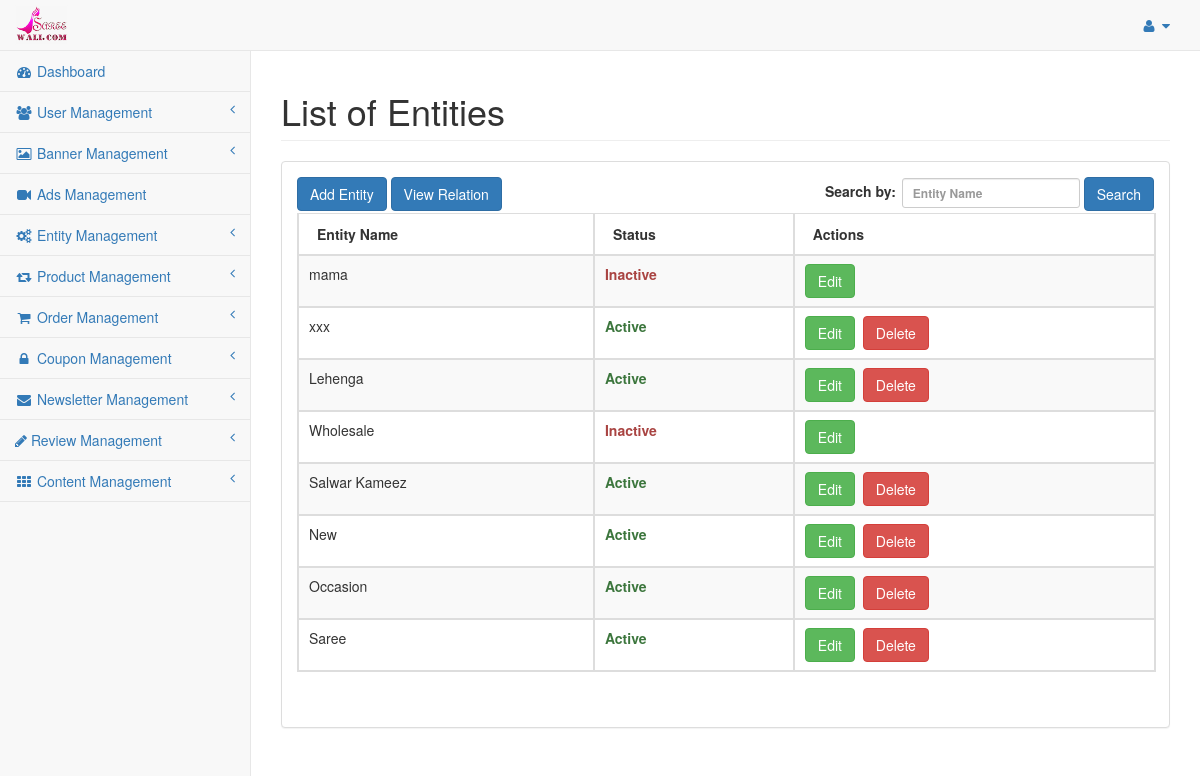
/index.php/admin/entity/entity_list, run on an earlier commit of the app's database.
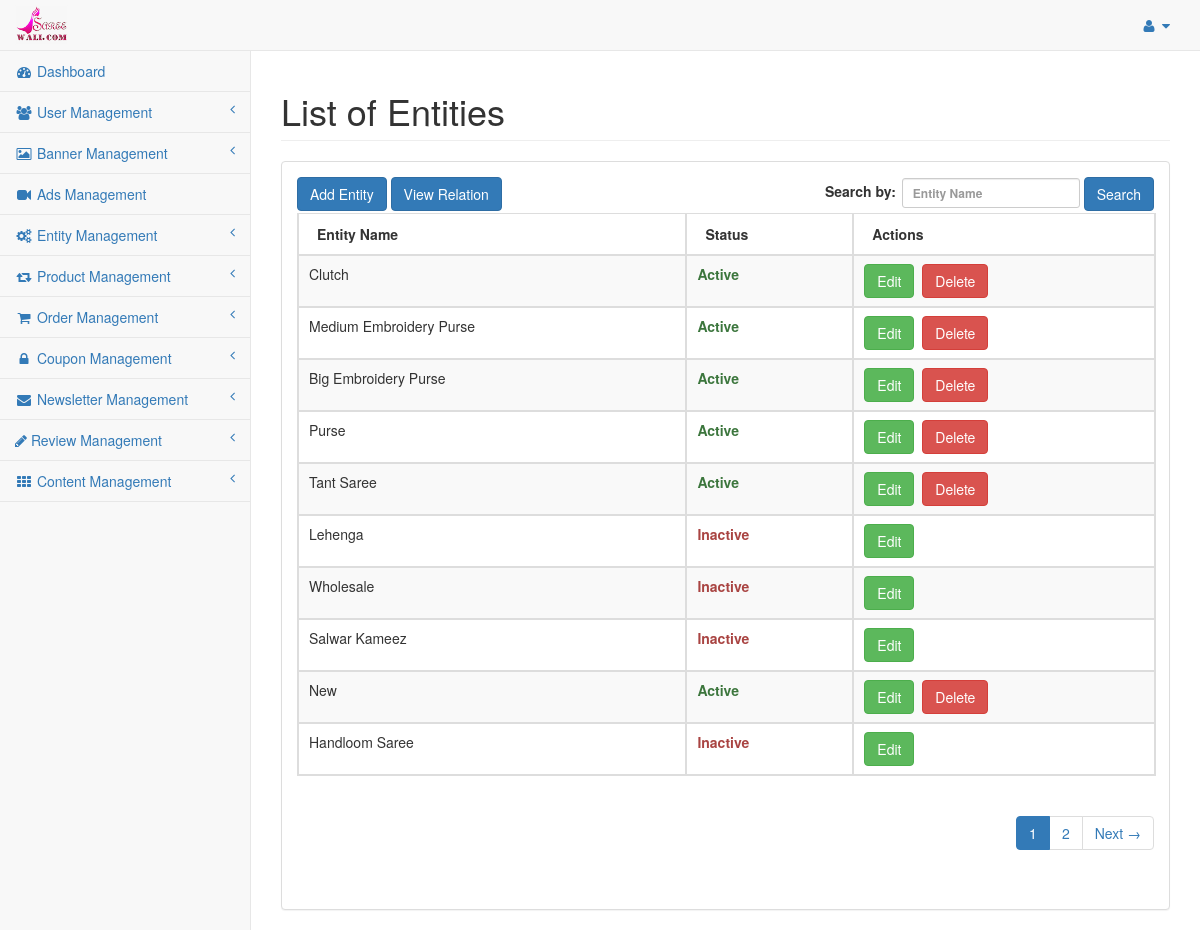
And on a later commit of the database.
### tables this page shows
CREATE TABLE `saree_entity` (
  `entity_id` int(11) NOT NULL,
  `name` varchar(255) NOT NULL,
  `description` tinytext NOT NULL,
  `image_path` varchar(255) NOT NULL,
  `slug` varchar(255) NOT NULL,
  `level` int(11) NOT NULL,
  `parent_id` int(11) NOT NULL,
  `sort_order` int(11) NOT NULL,
  `is_special` enum('Y','N') NOT NULL DEFAULT 'N',
  `status` enum('Y','N') NOT NULL DEFAULT 'N',
  `date_added` int(11) NOT NULL,
  `date_modified` int(11) NOT NULL
);

### application/controllers/admin/Entity.php (called while the page is built, shortened)
<?php if ( ! defined('BASEPATH')) exit('No direct script access allowed');
class Entity extends CI_Controller{
	public $data = array();
	public function __construct(){
		$this->load->model('entitydata');
		$this->load->model('productdata');
		$this->data = $this->defaultdata->getBackendDefaultData();
	}
	public function entity_list(){
		$like = array();
		parse_str($_SERVER['QUERY_STRING'], $like);
		unset($like['page']);
		$search_key = $this->input->get('name');
		if(isset($search_key) && $search_key){
			$this->data['search_key'] = $search_key;
		}else{
			$this->data['search_key'] = '';
		}
		$entity_data = $this->entitydata->grab_entity(array("parent_id !=" => "0"), $like, array());
		$config['base_url'] = base_url('admin/entity-list');
		$config['total_rows'] = count($entity_data);
		$pagination = $this->config->item('pagination');
		$pagination = array_merge($config, $pagination);
		$this->pagination->initialize($pagination);
		$this->data['page'] = ($this->input->get('page')) ? $this->input->get('page') : 0;
		$this->data['pagination'] = $this->pagination->create_links();
		$entity_paginated_data = $this->entitydata->grab_entity(array("parent_id !=" => "0"), $like, array(PAGINATION_PER_PAGE, $this->data['page']));
		$this->data['entity_details'] = $entity_paginated_data;
		$this->load->view('admin/entity_list', $this->data);
	}
}

### index.php (called while the page is built, shortened)
<?php
require_once BASEPATH.'core/CodeIgniter.php';

### application/models/Entitydata.php (called while the page is built, shortened)
<?php
class Entitydata extends CI_Model {
	public function grab_entity($cond = array(), $like = array(), $limit = array(), $order_by = array()){
		if(!empty($cond)){
			$this->db->where($cond);
		}
		if(!empty($limit)){
			$per_page = $limit[0];
			$offset = $limit[1];
			$start = max(0, ( $offset -1 ) * $per_page);
			$this->db->limit($per_page, $start);
		}
		if(!empty($order_by)){
			foreach($order_by as $key => $val){
				$this->db->order_by($key, $val);
			}
		}else{
			$this->db->order_by('date_added','desc');
		}
		$query = $this->db->get(TABLE_ENTITY);
		return $query->result();
	}
}

### application/config/config.php (called while the page is built, shortened)
<?php
switch(ENVIRONMENT){
	case "development":
		$config['base_url'] = 'http://localhost/sareewali';
	break;
}
$config['index_page'] = 'index.php';
$config['uri_protocol']	= 'REQUEST_URI';
$config['url_suffix'] = '';
$config['language']	= 'english';
$config['charset'] = 'UTF-8';
$config['enable_hooks'] = FALSE;
$config['subclass_prefix'] = 'MY_';
$config['composer_autoload'] = FALSE;
$config['permitted_uri_chars'] = 'a-z 0-9~%.:_\-';
$config['enable_query_strings'] = FALSE;
$config['controller_trigger'] = 'c';
$config['function_trigger'] = 'm';
$config['directory_trigger'] = 'd';
$config['allow_get_array'] = TRUE;
$config['log_threshold'] = 4;
$config['log_path'] = '';
$config['log_file_extension'] = '';
$config['log_file_permissions'] = 0644;
$config['log_date_format'] = 'Y-m-d H:i:s';
$config['error_views_path'] = '';
$config['cache_path'] = '';
$config['cache_query_string'] = FALSE;
$config['encryption_key'] = 'E)H@McQfTjWmZq4t7w!z%C*F-JaNdRgUkXp2s5u8x/A?D(G+KbPeShVmYq3t6w9y';
$config['sess_driver'] = 'files';
$config['sess_cookie_name'] = 'ci_session';
$config['sess_expiration'] = 7200;
$config['sess_save_path'] = NULL;
$config['sess_match_ip'] = FALSE;
$config['sess_time_to_update'] = 300;
$config['sess_regenerate_destroy'] = FALSE;
$config['cookie_prefix']	= '';
$config['cookie_domain']	= '';
$config['cookie_path']		= '/';
$config['cookie_secure']	= FALSE;
$config['cookie_httponly'] 	= FALSE;
$config['standardize_newlines'] = FALSE;
$config['global_xss_filtering'] = FALSE;
$config['csrf_protection'] = FALSE;
$config['csrf_token_name'] = 'csrf_test_name';
$config['csrf_cookie_name'] = 'csrf_cookie_name';
$config['csrf_expire'] = 7200;
$config['csrf_regenerate'] = TRUE;
$config['csrf_exclude_uris'] = array();
$config['compress_output'] = FALSE;
$config['time_reference'] = 'local';
$config['rewrite_short_tags'] = FALSE;
$config['proxy_ips'] = '';

### application/views/admin/entity_list.php (the view, shortened to what the changed rows need)
<?php echo $head;?>
<div id="wrapper">
	<div id="page-wrapper" style="min-height: 374px;">
          <div class="row">
              <div class="col-lg-12">
                  <h1 class="page-header">List of Entities</h1>
              </div>
          </div>
          <div class="row">
              <div class="col-lg-12">
                  <div class="panel panel-default">
				<div class="panel-body">
					<div id="dataTables-example_wrapper" class="dataTables_wrapper form-inline dt-bootstrap no-footer">
					  <div class="row">
						 <div class="col-sm-12">
							<table width="100%" class="table table-striped table-bordered table-hover dataTable no-footer dtr-inline" id="dataTables-example" role="grid" aria-describedby="dataTables-example_info" style="width: 100%;">
							   <thead>
								  <tr role="row">
									 <th>Entity Name</th>
									 <th>Status</th>
									 <th>Actions</th>
								  </tr>
							   </thead>
							   <tbody>
							    <?php if(!empty($entity_details)){ ?>
								<?php foreach($entity_details AS $detail) {?>
								  <tr class="gradeA odd" role="row">
									 <td><?php echo $detail->name;?></td>
									 <td class="center"><?php echo ($detail->status == 'Y' ? '<strong class="text-success">Active</strong>' : '<strong class="text-danger">Inactive</strong>');?></td>
									 <td class="center">
										<a href="<?php echo base_url('admin/entity-edit/'.$detail->slug);?>" class="btn btn-success" title="Edit">Edit</a>&nbsp;
										<?php
											if($detail->status == 'Y'){
										?>
										<a href="javascript:void(0);" onclick="onDeleteConfirm('<?php echo base_url('admin/entity/entity_update/'.$detail->slug);?>');" class="btn btn-danger" title="Delete">Delete<a>						<?php
											}
										?>
									</td>
								  </tr>
								  <?php } ?>
								  <?php }else{ ?>
								  <tr class="gradeA odd" role="row"><td colspan="4" style="text-align:center;">No records found</td></tr>
								  <?php } ?>
							   </tbody>
							</table>
						 </div>
					  </div>
					 <div class="pagination" style="float:right;">
						<?php echo $pagination ?>
					</div>
					</div>
					</div>
                  </div>
              </div>
          </div>
      </div>
</div>
<?php echo $footer; ?>

What changed in the data, as far as the page shows it:
removed saree_entity: name "mama", status "Inactive"
removed saree_entity: name "xxx", status "Active"
no longer on this page (row edited): saree_entity: name "Saree", status "Active"
added saree_entity: name "Clutch", status "Active"
added saree_entity: name "Medium Embroidery Purse", status "Active"
added saree_entity: name "Big Embroidery Purse", status "Active"
added saree_entity: name "Purse", status "Active"
added saree_entity: name "Tant Saree", status "Active"
changed saree_entity "Lehenga": status "Active Delete" → "Inactive"
changed saree_entity "Salwar Kameez": status "Active Delete" → "Inactive"
changed saree_entity: name "Occasion" → "Handloom Saree"; status "Active Delete" → "Inactive"
Also different on the page:
$pagination: (not shown) → "1 2 Next →"
